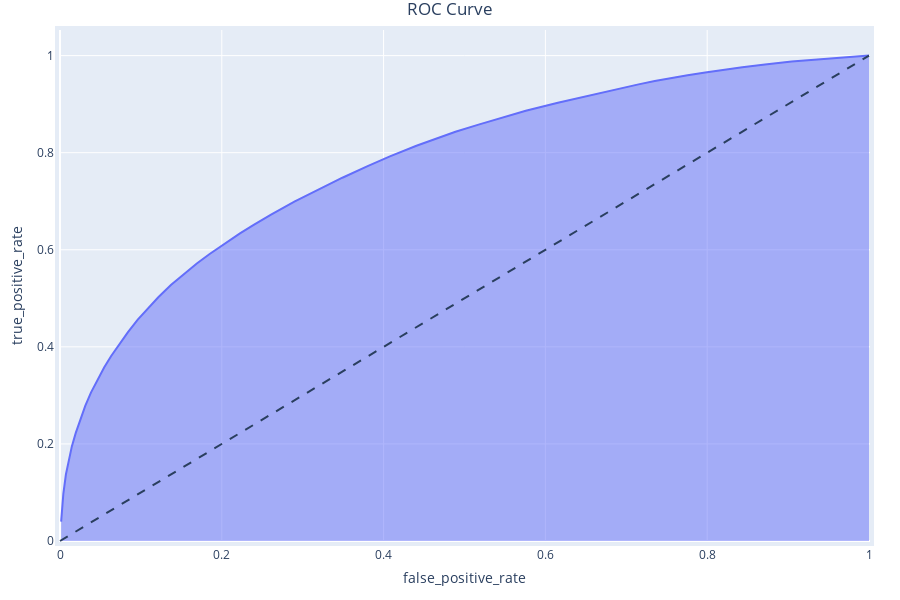

The notebook cell this image was saved under:
### Code cell
# Predict probability for Test data
proba = brf.predict_proba(X_test)[:,1]

# Find fpr & tpr for thresholds
negatives = np.sum(y_test==0)
positives = np.sum(y_test==1)
columns = ['threshold', 'false_positive_rate', 'true_positive_rate']
inputs_roc_prc_test = pd.DataFrame(columns=columns, dtype=np.float)
thresholds = np.linspace(0, 1, 50)
for i, threshold in enumerate(thresholds):
    inputs_roc_prc_test.loc[i, 'threshold'] = threshold
    false_positives, true_positives, positive_predictions, cfm = get_fp_tp_pp(y_test, proba, threshold)
    inputs_roc_prc_test.loc[i, 'false_positive_rate'] = false_positives/negatives
    inputs_roc_prc_test.loc[i, 'true_positive_rate'] = true_positives/positives
    inputs_roc_prc_test.loc[i, 'precision'] = true_positives/positive_predictions
    inputs_roc_prc_test.loc[i, 'recall'] = true_positives/positives

inputs_roc_prc_test.fillna(method='ffill', inplace=True)    
# Plot ROC Curve for test data
plot_interactive_roc_curve(df=inputs_roc_prc_test, 
                           fpr='false_positive_rate', 
                           tpr='true_positive_rate', 
                           thresholds=['threshold'])

### Figure 1 — Plotly figure (JSON) as saved in the notebook; plotly's stock layout.template omitted (floating-point values rounded to 4 significant figures)
{"data": [{"customdata": [[0], [0.02041], [0.04082], [0.06122], [0.08163], [0.102], [0.1224], [0.1429], [0.1633], [0.1837], [0.2041], [0.2245], [0.2449], [0.2653], [0.2857], [0.3061], [0.3265], [0.3469], [0.3673], [0.3878], [0.4082], [0.4286], [0.449], [0.4694], [0.4898], [0.5102], [0.5306], [0.551], [0.5714], [0.5918], [0.6122], [0.6327], [0.6531], [0.6735], [0.6939], [0.7143], [0.7347], [0.7551], [0.7755], [0.7959], [0.8163], [0.8367], [0.8571], [0.8776], [0.898], [0.9184], [0.9388], [0.9592], [0.9796], [1]], "hovertemplate": "False Positive Rate=%{x}<br>True Positive Rate=%{y}<br>Threshold=%{customdata[0]:.4f}<extra></extra>", "legendgroup": "", "line": {"color": "#636efa"}, "marker": {"symbol": "circle"}, "mode": "lines", "name": "", "orientation": "v", "showlegend": false, "stackgroup": "1", "type": "scatter", "x": [1, 0.9044, 0.8715, 0.8433, 0.8193, 0.7976, 0.7757, 0.7551, 0.7352, 0.7151, 0.6945, 0.6705, 0.6472, 0.6154, 0.5757, 0.5467, 0.5174, 0.4888, 0.4635, 0.4406, 0.4078, 0.3802, 0.3491, 0.3169, 0.2897, 0.2609, 0.2399, 0.2225, 0.2011, 0.185, 0.1691, 0.1505, 0.1371, 0.1215, 0.1086, 0.09609, 0.084, 0.07341, 0.06325, 0.05453, 0.04636, 0.03825, 0.03121, 0.02499, 0.01939, 0.01464, 0.01076, 0.007289, 0.004129, 0.001412], "xaxis": "x", "y": [1, 0.9879, 0.9816, 0.9759, 0.9706, 0.9652, 0.9596, 0.9539, 0.9475, 0.9407, 0.9333, 0.9246, 0.9153, 0.9029, 0.8863, 0.8724, 0.8577, 0.8432, 0.8285, 0.8143, 0.7923, 0.7724, 0.7484, 0.7223, 0.699, 0.6725, 0.6519, 0.6338, 0.6099, 0.5912, 0.5717, 0.5462, 0.5273, 0.5022, 0.4788, 0.4561, 0.4303, 0.4062, 0.381, 0.3576, 0.3331, 0.3057, 0.2783, 0.251, 0.2222, 0.1949, 0.1678, 0.1369, 0.09734, 0.03982], "yaxis": "y"}], "layout": {"autosize": false, "height": 600, "hovermode": "closest", "legend": {"tracegroupgap": 0}, "margin": {"b": 30, "l": 30, "pad": 4, "r": 30, "t": 30}, "shapes": [{"line": {"dash": "dash"}, "type": "line", "x0": 0, "x1": 1, "y0": 0, "y1": 1}], "title": {"text": "ROC Curve", "x": 0.5}, "width": 900, "xaxis": {"anchor": "y", "autorange": true, "domain": [0, 1], "hoverformat": ".4f", "range": [-0.001239, 1.001], "title": {"text": "false_positive_rate"}, "type": "linear"}, "yaxis": {"anchor": "x", "autorange": true, "domain": [0, 1], "hoverformat": ".4f", "range": [-0.002052, 1.053], "title": {"text": "true_positive_rate"}, "type": "linear"}}}
